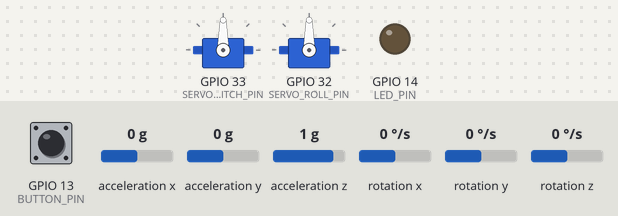
Recording of a sketch running on a simulated ESP32. Shown: 2 × servo, output pins drawn as LEDs (lit = HIGH). The inputs (shaded band) are chosen by the test bench; at power-on: GPIO 13 (BUTTON_PIN) HIGH, acceleration x 0 g, acceleration y 0 g, acceleration z 1 g, rotation x 0 °/s, rotation y 0 °/s, rotation z 0 °/s.

Above: at 2.8 s.
2.9 s: GPIO 13 (BUTTON_PIN) pulled LOW for 0.15 s
At 2.97 s:
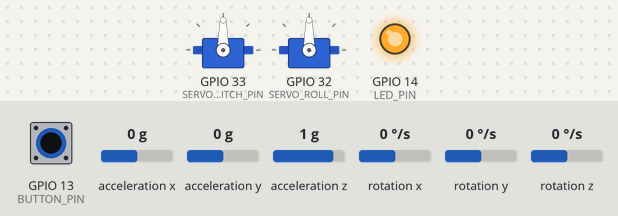
4.5 s: GPIO 13 (BUTTON_PIN) pulled LOW for 3.2 s
At 8.7 s:
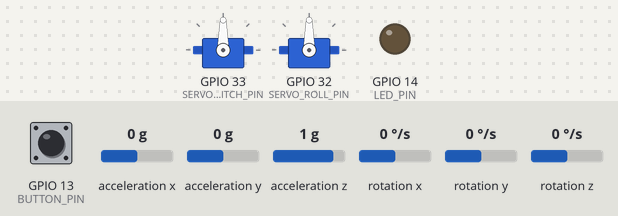
Timing chart, 0 to 10.2 s (numbered marks = the images above; inputs shaded):
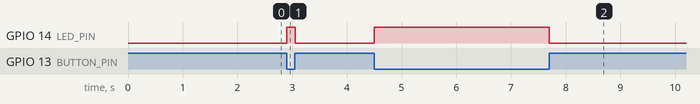

Measured:
- after the input at 2.9 s, GPIO 14 (LED_PIN): LOW → HIGH at once, → LOW 0.15 s later
- after the input at 4.5 s, GPIO 14 (LED_PIN): LOW → HIGH at once, → LOW 3.2 s later

The sketch:

esp32_stabilised_spoon.ino
```cpp
/*
  Self-leveling spoon for tremor stabilization
  ESP32 + MPU6050 (I2C) + 2x MG90 servos (roll + pitch)

  Libraries needed (Arduino Library Manager):
    - "MPU6050" by Electronic Cats (or jrowberg's I2Cdevlib)
    - "ESP32Servo" by Kevin Harrington (standard Servo lib doesn't
      play well with ESP32's PWM peripheral)

  Behavior:
    - Hold the button: leveling is active, LED lights up.
    - Release the button: servos return to center, LED off.
    - On boot, the code auto-calibrates assuming the spoon is
      being held roughly level for the first ~1 second.
*/

#include <Wire.h>
#include <MPU6050.h>
#include <ESP32Servo.h>

// ---- Pins ----
// All chosen from the LEFT-side pin column of a standard 30-pin
// DOIT ESP32 DevKit V1 board (VIN, GND, D32, D33, D25, D26, D13, D14).
// D34/D35/VP/VN on that same side are input-only and can't be used
// here; D12 is a boot-strapping pin and is skipped on purpose.
const int MPU_SDA = 25;
const int MPU_SCL = 26;
const int SERVO_PITCH_PIN = 33;   // forward/back correction
const int SERVO_ROLL_PIN  = 32;   // side-to-side correction
const int BUTTON_PIN = 13;
const int LED_PIN = 14;

MPU6050 mpu;
Servo servoPitch;
Servo servoRoll;

// ---- Filter state ----
float angleRoll = 0, anglePitch = 0;
unsigned long lastTime;

// ---- Servo tuning ----
const int SERVO_CENTER = 90;
const int SERVO_MAX_DEFLECTION = 90; // degrees; caps commanded angle to the servo's 0-180 range

// ---- Calibration offsets (set at boot) ----
float rollOffset = 0, pitchOffset = 0;

void calibrate() {
  // Average samples while assumed level, cancels out mounting offset
  // and any small full-scale error in the MPU6050.
  long sumAx = 0, sumAy = 0, sumAz = 0;
  const int N = 200;
  for (int i = 0; i < N; i++) {
    int16_t ax, ay, az;
    mpu.getAcceleration(&ax, &ay, &az);
    sumAx += ax; sumAy += ay; sumAz += az;
    delay(5);
  }
  float ax = sumAx / (float)N;
  float ay = sumAy / (float)N;
  float az = sumAz / (float)N;

  rollOffset  = atan2(ay, az) * 180.0 / PI;
  pitchOffset = atan2(-ax, sqrt(ay * ay + az * az)) * 180.0 / PI;
}

void setup() {
  Serial.begin(115200);

  Wire.begin(MPU_SDA, MPU_SCL);
  mpu.initialize();
  if (!mpu.testConnection()) {
    Serial.println("MPU6050 connection failed — check wiring");
  }

  pinMode(BUTTON_PIN, INPUT_PULLUP);
  pinMode(LED_PIN, OUTPUT);

  servoPitch.setPeriodHertz(50);
  servoPitch.attach(SERVO_PITCH_PIN, 500, 2400);
  servoRoll.setPeriodHertz(50);
  servoRoll.attach(SERVO_ROLL_PIN, 500, 2400);

  servoPitch.write(SERVO_CENTER);
  servoRoll.write(SERVO_CENTER);

  delay(300); // let servos settle before calibrating
  calibrate();

  lastTime = micros();
}

void loop() {
  unsigned long now = micros();
  float dt = (now - lastTime) / 1000000.0;
  lastTime = now;

  int16_t ax, ay, az, gx, gy, gz;
  mpu.getMotion6(&ax, &ay, &az, &gx, &gy, &gz);

  // Accelerometer-derived angle (absolute, but noisy)
  float accRoll  = atan2(ay, az) * 180.0 / PI;
  float accPitch = atan2(-ax, sqrt((float)ay * ay + (float)az * az)) * 180.0 / PI;

  // Gyro rate in deg/s (MPU6050 default sensitivity: 131 LSB per deg/s)
  float gyroRollRate  = gx / 131.0;
  float gyroPitchRate = gy / 131.0;

  // Complementary filter: mostly trust integrated gyro (smooth, no
  // vibration noise), slowly correct drift toward the accelerometer.
  const float ALPHA = 0.98;
  angleRoll  = ALPHA * (angleRoll  + gyroRollRate  * dt) + (1 - ALPHA) * accRoll;
  anglePitch = ALPHA * (anglePitch + gyroPitchRate * dt) + (1 - ALPHA) * accPitch;

  float correctedRoll  = angleRoll  - rollOffset;
  float correctedPitch = anglePitch - pitchOffset;

  bool levelingOn = (digitalRead(BUTTON_PIN) == LOW); // pressed = LOW with pullup
  digitalWrite(LED_PIN, levelingOn ? HIGH : LOW);

  if (levelingOn) {
    int rollCmd  = SERVO_CENTER - constrain((int)correctedRoll,  -SERVO_MAX_DEFLECTION, SERVO_MAX_DEFLECTION);
    int pitchCmd = SERVO_CENTER + constrain((int)correctedPitch, -SERVO_MAX_DEFLECTION, SERVO_MAX_DEFLECTION);
    servoRoll.write(rollCmd);
    servoPitch.write(pitchCmd);
  } else {
    servoRoll.write(SERVO_CENTER);
    servoPitch.write(SERVO_CENTER);
  }

  // Uncomment for tuning on the serial plotter:
  // Serial.print(correctedRoll); Serial.print(",");
  // Serial.println(correctedPitch);
}
```
